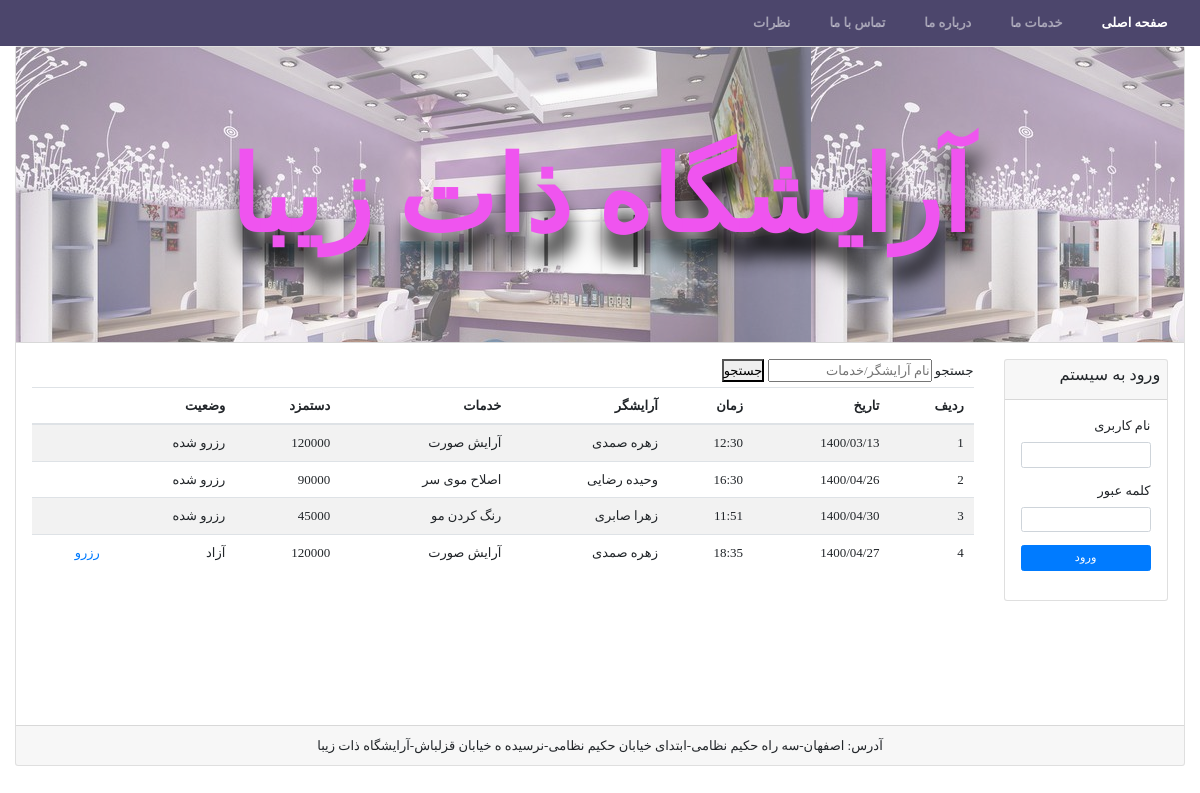
The page / on the database its author committed.
### tables this page shows
CREATE TABLE `tbl_rezerveinfo` (
  `Reserveinfo_id` int(4) NOT NULL,
  `ReserveDate` varchar(50) NOT NULL,
  `ReserveTime` varchar(50) NOT NULL,
  `Hairdresser_id` int(4) NOT NULL,
  `rezerved` int(1) NOT NULL,
  `CustomerFullName` varchar(150) NOT NULL,
  `CustomerMobile` varchar(30) NOT NULL
);

CREATE TABLE `hairdresser` (
  `Hairdresser_id` int(4) NOT NULL,
  `HairdresserFullName` varchar(150) NOT NULL,
  `proficiency_id` int(4) NOT NULL
);

CREATE TABLE `proficiency` (
  `proficiency_id` int(4) NOT NULL,
  `proficiencyTitle` varchar(100) NOT NULL,
  `Cost` bigint(10) NOT NULL
);

### index.php (the view, shortened to what this page needs)
<html lang="en">
<head>
    <link rel="stylesheet" href="bootstrap.css" >
    <link rel="stylesheet" href="Style.css" >
</head>
<body>
<nav class="navbar navbar-expand-sm bg-success navbar-dark">
  <ul class="navbar-nav">
    <li class="nav-item active">
      <a class="nav-link" href="index.php">صفحه اصلی</a>
    </li>
    <li class="nav-item">
      <a class="nav-link" href="Services.html">خدمات ما</a>
    </li>
    <li class="nav-item">
      <a class="nav-link" href="about_me.php">درباره ما</a>
    </li>
    <li class="nav-item">
      <a class="nav-link" href="contact_us.php">تماس با ما</a>
    </li>
    <li class="nav-item ">
      <a class="nav-link" href="comment.php">نظرات</a>
    </li>
  </ul>
</nav>
  <div class="container-fluid">
             <div class="card">
                 <div class="card-header hero">
                 <h1 class='text-center'>آرایشگاه ذات زیبا</h1>
                 </div>
                 <div class="card-body">
                     <div class="row">
                          <div class="col-md-2">
                              <div class="card">
                                  <div class="card-header p-2">
                                      <h5>ورود به سیستم</h4>
                                  </div>
                                  <div class="card-body"  >
                         <form action="check.php" method="POST">
                               <div class="form-group">
                                   <label for="">نام کاربری</label>
                                    <input type="text" class="form-control form-control-sm" name="username">
                                </div>
                                <div class="form-group">
                                    <label for="">کلمه عبور</label>
                                    <input type="password" class="form-control form-control-sm" name="password">
                                </div>
                                <div class="form-group">
                                    <button type="submit"  name="login" value="login" class="btn btn-sm btn-primary btn-block"> ورود</button>
                                </div>
                            </form>
                                  </div>
                              </div>
                          </div>
                          <div class="col-md-10" style="min-height:350px !important;">
                             <div>
                             <form action="search.php" method="POST">
                             <label for="">جستجو</label>
                                 <input type="text" name="search" placeholder="نام آرایشگر/خدمات">
                                 <button type="submit" name="submit">جستجو</button>
                             </form>
                             </div>
                             <table class="table table-striped">
                                <thead>
                                <tr>
                                     <th>ردیف</th>
                                     <th>تاریخ</th>
                                     <th>زمان</th>
                                     <th>آرایشگر</th>
                                     <th>خدمات</th>
                                     <th>دستمزد</th>
                                     <th>وضعیت </th>
                                     <th> </th>
                                    </tr>
                                </thead>
                                <tbody>
                                    <?php
                                   include 'db.php';
                                    $sql = "SELECT * FROM tbl_rezerveinfo,hairdresser,proficiency where tbl_rezerveinfo.Hairdresser_id=hairdresser.Hairdresser_id and hairdresser.proficiency_id=proficiency.proficiency_id";
                                    $result = mysqli_query($conn, $sql);
                                    if (mysqli_num_rows($result) > 0) {
                                    $i=1;
                                    while($row = mysqli_fetch_assoc($result)) {
                                        if($row["rezerved"]==0){
                                            $chk="آزاد";
                                            $rzrv="رزرو";
                                        }
                                        else{
                                            $chk="رزرو شده";
                                            $rzrv="";
                                        }
                                        echo "<tr><td>$i</td>
                                        <td>" . $row["ReserveDate"]. "</td>
                                        <td>" . $row["ReserveTime"]. "</td>
                                        <td>" . $row["HairdresserFullName"]. "</td>
                                        <td>" . $row["proficiencyTitle"]. "</td>
                                        <td>" . $row["Cost"]. "</td>
                                        <td>$chk</td>
                                        <td><a href='rezervetion.php?x=" . $row["Reserveinfo_id"]. "'>$rzrv</a></td></tr>";
                                        $i++;
                                    }
                                    } else {
                                    echo "هیج رزروی ثبت نشده است";
                                    }
                                    ?>
                                 </tbody>
                             </table>
                          </div>
                     </div>
                </div>
                <div class="card-footer text-center">
                <span>آدرس: اصفهان-سه راه حکیم نظامی-ابتدای خیابان حکیم نظامی-نرسیده ه خیابان قزلباش-آرایشگاه ذات زیبا</span>
                </div>
             </div>
          </div>
</body>
</html>

### Style.css (style rules this page uses)
* { padding: 0; margin: 0; direction: rtl; text-align: right; font-family: Tahoma; font-size: 13px; }
nav li { font-weight: bold; margin-left: 13px; margin-right: 13px; }
.bg-success { background-color: #4c466c !important; }
.hero { position: relative; height: 37vh; width: 100%; display: flex; align-items: center; justify-content: center; }
.hero::before { content: ""; background-image: url('arayeshgah_Banner.jpg'); position: absolute; top: 0px; right: 0px; bottom: 0px; left: 0px; opacity: 0.6; }
h1 { position: relative; margin-top:1%; font-size: 8rem; line-height: 0.9; text-align: center; font-weight: 900; color: #ef54ef; text-shadow: 2px 23px 20px #000000; }

### rows shown on the page
tbl_rezerveinfo: ReserveDate "1400/03/13", ReserveTime "12:30", Hairdresser.HairdresserFullName "زهره صمدی", proficiency.proficiencyTitle "آرایش صورت", proficiency.Cost "120000", rezerved "رزرو شده"
tbl_rezerveinfo: ReserveDate "1400/04/26", ReserveTime "16:30", Hairdresser.HairdresserFullName "وحیده رضایی", proficiency.proficiencyTitle "اصلاح موی سر", proficiency.Cost "90000", rezerved "رزرو شده"
tbl_rezerveinfo: ReserveDate "1400/04/30", ReserveTime "11:51", Hairdresser.HairdresserFullName "زهرا صابری", proficiency.proficiencyTitle "رنگ کردن مو", proficiency.Cost "45000", rezerved "رزرو شده"
tbl_rezerveinfo: ReserveDate "1400/04/27", ReserveTime "18:35", Hairdresser.HairdresserFullName "زهره صمدی", proficiency.proficiencyTitle "آرایش صورت", proficiency.Cost "120000", rezerved "آزاد", rezerved "رزرو"
